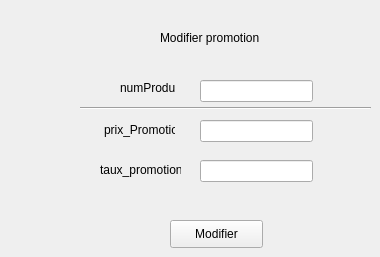
        <widget class="QWidget" name="tab_3">
         <attribute name="title">
          <string>Modifier</string>
         </attribute>
         <widget class="QPushButton" name="modifierpromotion">
          <property name="geometry">
           <rect>
            <x>170</x>
            <y>220</y>
            <width>93</width>
            <height>28</height>
           </rect>
          </property>
          <property name="text">
           <string>Modifier</string>
          </property>
         </widget>
         <widget class="QLabel" name="label_12">
          <property name="geometry">
           <rect>
            <x>160</x>
            <y>30</y>
            <width>101</width>
            <height>16</height>
           </rect>
          </property>
          <property name="text">
           <string>Modifier promotion</string>
          </property>
         </widget>
         <widget class="Line" name="line">
          <property name="geometry">
           <rect>
            <x>80</x>
            <y>100</y>
            <width>291</width>
            <height>16</height>
           </rect>
          </property>
          <property name="orientation">
           <enum>Qt::Horizontal</enum>
          </property>
         </widget>
         <widget class="QLabel" name="label_19">
          <property name="geometry">
           <rect>
            <x>100</x>
            <y>160</y>
            <width>81</width>
            <height>20</height>
           </rect>
          </property>
          <property name="text">
           <string>taux_promotion</string>
          </property>
         </widget>
         <widget class="QLineEdit" name="numProduitModif">
          <property name="geometry">
           <rect>
            <x>200</x>
            <y>80</y>
            <width>113</width>
            <height>22</height>
           </rect>
          </property>
         </widget>
         <widget class="QLabel" name="prix_PromotionModif">
          <property name="geometry">
           <rect>
            <x>104</x>
            <y>120</y>
            <width>71</width>
            <height>20</height>
           </rect>
          </property>
          <property name="text">
           <string>prix_Promotion</string>
          </property>
         </widget>
         <widget class="QLineEdit" name="taux_PromotionModif">
          <property name="geometry">
           <rect>
            <x>200</x>
            <y>160</y>
            <width>113</width>
            <height>22</height>
           </rect>
          </property>
         </widget>
         <widget class="QLabel" name="label_21">
          <property name="geometry">
           <rect>
            <x>120</x>
            <y>80</y>
            <width>55</width>
            <height>16</height>
           </rect>
          </property>
          <property name="text">
           <string>numProduit</string>
          </property>
         </widget>
         <widget class="QLineEdit" name="prix_Promotion_2">
          <property name="geometry">
           <rect>
            <x>200</x>
            <y>120</y>
            <width>113</width>
            <height>22</height>
           </rect>
          </property>
         </widget>
        </widget>
